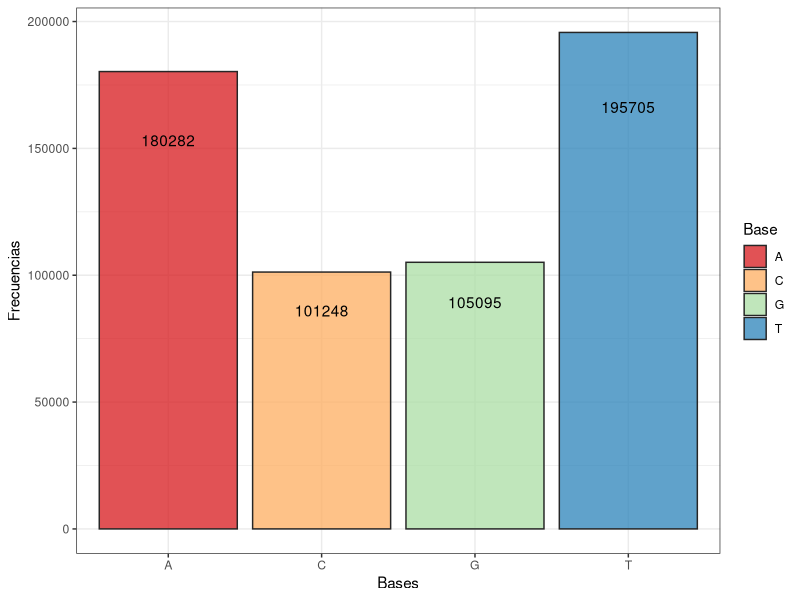

Reproduce this figure in R.
## ---- chunk 1
knitr::opts_chunk$set(echo = TRUE)
## ---- chunk 2
## Lectura de datos
datos <- scan("gen.txt", what = character())
splitdatos <- strsplit(datos, split = character())

## ---- chunk 3
cont <- 0
contA <- 0
contT <- 0
contG <- 0
contC <- 0
j <- as.numeric(length(datos))
for (i in 1:j) {
cont <- cont + nchar(datos[i])
contA <- contA + sum(splitdatos[[i]] == "A")
contT <- contT + sum(splitdatos[[i]] == "T")
contG <- contG + sum(splitdatos[[i]] == "G")
contC <- contC + sum(splitdatos[[i]] == "C")
}
## ---- chunk 4
Bases <- c("A", "T", "G", "C")
Frecuencias <- c(contA, contT, contG, contC)
datosbase <- data.frame(Bases,Frecuencias)
datosbase
## ---- chunk 5
library (ggplot2)
ggplot(datosbase) + geom_col(aes(x = Bases, y = Frecuencias,
                         fill = Bases), colour = "gray15", alpha=0.75)+
  ylab("Frecuencias") + geom_text( aes(x = Bases,y = Frecuencias*0.85,
                                      label = Frecuencias) )+
  labs(fill="Bases")+
  scale_fill_brewer(palette = "Spectral",type = "div", name="Base") + theme_bw()
## ---- chunk 6
tabla_conteo <- matrix(0, nrow = 4, ncol = 4)
row.names(tabla_conteo) <- Bases
colnames(tabla_conteo) <- Bases

ant_s <- "A"
for (i in 1:8319) {
  for (j in 1:70) {
    if (i==1 & j ==1) {
      next
    }
    s <- splitdatos[[i]][j]
    
    if (ant_s == "A") {
      ant_s <- 1
    } else if (ant_s =="T") {
      ant_s <- 2
    } else if (ant_s =="G") {
      ant_s <- 3
    } else if (ant_s =="C") {
      ant_s <- 4
    }
    
    if (s == "A") {
      s <- 1
    } else if (s =="T") {
      s <- 2
    } else if (s =="G") {
      s <- 3
    } else if (s =="C") {
      s <- 4
    }
    
    tabla_conteo[ant_s,s] <- (tabla_conteo[ant_s,s]+1)
    ant_s <- splitdatos[[i]][j]
  }
  
}
for (i in 1:4) {
  tabla_conteo[i,] <- tabla_conteo[i,] / sum(tabla_conteo[i,])
}
tabla_conteo
